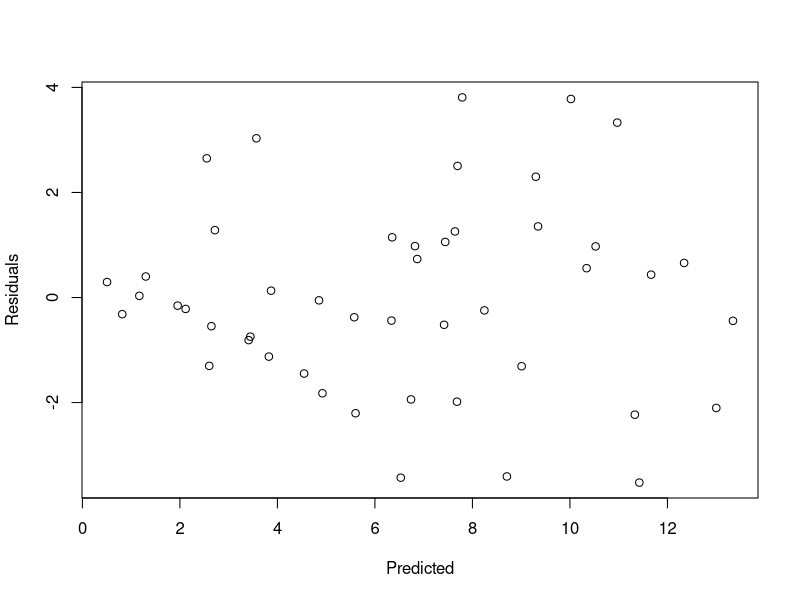

The R script that drew this image:
## ---- chunk 1
data <- read.table('./chicinsur.txt', header=T)

# (b)
cor(data)

# (c)
model <- lm(newpol ~ pctmin + fires + thefts + pctold + income, data=data)
summary(model)

model2 <- lm(newpol ~ pctmin + fires  + pctold + income, data=data)
summary(model2)

plot(fitted(model), residuals(model), xlab="Predicted", ylab="Residuals")

